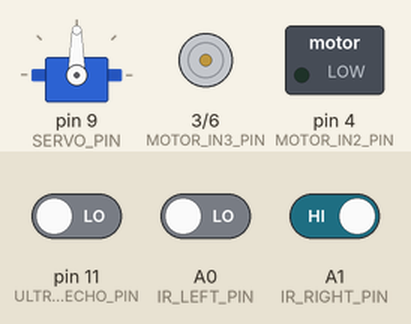
This sketch was run on a simulated Arduino Uno, built with avr-gcc and run on an emulated ATmega328P. On the bench: servo, motor-driver pin pairs drawn as motors (green arrow = first pin HIGH = forward, orange = second pin HIGH = backward, longer = more drive), switched loads named in the sketch (green lamp = pin HIGH). Inputs (shaded band) come from the test bench; at power-on: A0 (IR_LEFT_PIN) LOW, A1 (IR_RIGHT_PIN) HIGH, pin 11 (ULTRASONIC_ECHO_PIN) LOW. Pins used as bus, display or sensor lines are not drawn.

Above: at 1.2 s.
1.3 s: A0 (IR_LEFT_PIN) driven HIGH and A1 (IR_RIGHT_PIN) driven LOW
At 3.2 s:
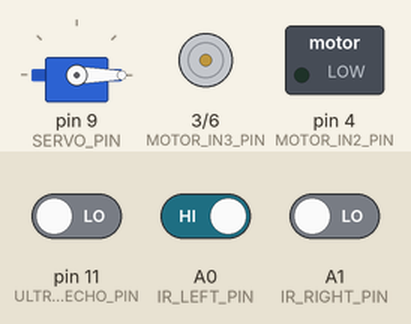
3.5 s: A1 (IR_RIGHT_PIN) driven HIGH
At 5.0 s:
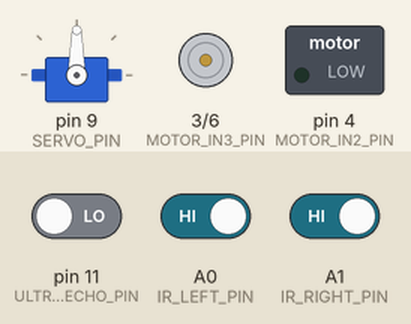
5.5 s: A0 (IR_LEFT_PIN) driven LOW
At 6.2 s:
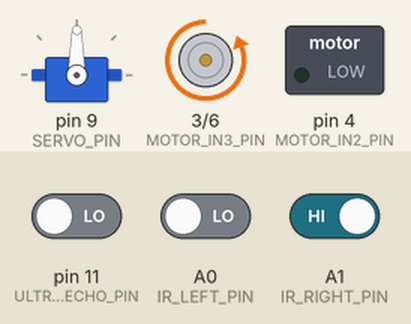
7.0 s: A0 (IR_LEFT_PIN) driven HIGH
At 7.5 s:
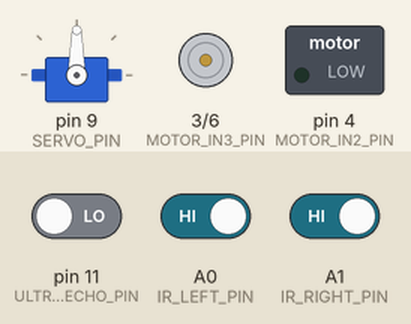
Timing chart, 0 to 9.5 s (numbered marks = the images above; inputs shaded):
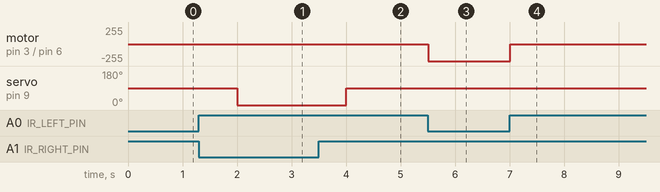

The sketch:

line_follow_V17.ino
```cpp
#include <Servo.h>

// Motor Pins
#define MOTOR_IN1_PIN 5
#define MOTOR_IN2_PIN 4
#define MOTOR_IN3_PIN 3
#define MOTOR_IN4_PIN 6


// Ultrasonic Sensor Pins
#define ULTRASONIC_TRIGGER_PIN 10
#define ULTRASONIC_ECHO_PIN 11

// Servo Motor Pin
#define SERVO_PIN 9

// Servo Angles
#define SERVO_OPEN_ANGLE 90
#define SERVO_CLOSE_ANGLE 0

// IR Sensor Pins
#define IR_RIGHT_PIN A1
#define IR_LEFT_PIN A0

// Distance Sensor Pin
#define DISTANCE_SENSOR_PIN 5

// Motor Speeds
#define MOTOR_SPEED_A 180 // Maximum speed for motor A
#define MOTOR_SPEED_B 180 // Maximum speed for motor B
#define MOTOR_LEFT_ROTATION_SPEED 190 // Maximum speed for left motor rotation
#define MOTOR_RIGHT_ROTATION_SPEED 190 // Minimum speed for right motor rotation

// Global Variables
int distanceThreshold = 1;
int distanceFront;
Servo gripperServo;

// Function Prototypes

void moveForward();
void moveBackward();
void turnRight();
void turnLeft();
void stopMoving();
long readDistance();
void closeGripper();
void openGripper();
void setup();
void loop();

void moveForward() {
    digitalWrite(MOTOR_IN1_PIN, LOW);
    digitalWrite(MOTOR_IN2_PIN, HIGH);
    digitalWrite(MOTOR_IN3_PIN, LOW);
    digitalWrite(MOTOR_IN4_PIN, HIGH);

}

void moveBackward() {
    digitalWrite(MOTOR_IN1_PIN, HIGH);
    digitalWrite(MOTOR_IN2_PIN, LOW);
    digitalWrite(MOTOR_IN3_PIN, HIGH);
    digitalWrite(MOTOR_IN4_PIN, LOW);
}

void turnRight() {
    digitalWrite(MOTOR_IN1_PIN, HIGH);
    digitalWrite(MOTOR_IN2_PIN, LOW);
    digitalWrite(MOTOR_IN3_PIN, LOW);
    digitalWrite(MOTOR_IN4_PIN, LOW);

}

void turnLeft() {
    digitalWrite(MOTOR_IN1_PIN, LOW);
    digitalWrite(MOTOR_IN2_PIN, LOW);
    digitalWrite(MOTOR_IN3_PIN, LOW);
    digitalWrite(MOTOR_IN4_PIN, HIGH);

}

void stopMoving() {
    digitalWrite(MOTOR_IN1_PIN, LOW);
    digitalWrite(MOTOR_IN2_PIN, LOW);
    digitalWrite(MOTOR_IN3_PIN, LOW);
    digitalWrite(MOTOR_IN4_PIN, LOW);

}

long readDistance() {
    digitalWrite(ULTRASONIC_TRIGGER_PIN, LOW);
    delayMicroseconds(2000);
    digitalWrite(ULTRASONIC_TRIGGER_PIN, HIGH);
    delayMicroseconds(10);
    long distanceCm = pulseIn(ULTRASONIC_ECHO_PIN, HIGH);
    return distanceCm / 29 / 2;
}

void closeGripper() {
    gripperServo.write(SERVO_CLOSE_ANGLE);
}

void openGripper() {
    gripperServo.write(SERVO_OPEN_ANGLE);
}

void setup() {
    pinMode(MOTOR_IN1_PIN, OUTPUT);
    pinMode(MOTOR_IN2_PIN, OUTPUT);
    pinMode(MOTOR_IN3_PIN, OUTPUT);
    pinMode(MOTOR_IN4_PIN, OUTPUT);
    pinMode(ULTRASONIC_TRIGGER_PIN, OUTPUT);
    pinMode(ULTRASONIC_ECHO_PIN, INPUT);
    pinMode(IR_LEFT_PIN, INPUT);
    pinMode(IR_RIGHT_PIN, INPUT);
    pinMode(DISTANCE_SENSOR_PIN, INPUT);

    gripperServo.attach(SERVO_PIN);
}


void loop() {

    distanceFront = readDistance();
    delay(500); // Introducing a delay for sensor stability

    int leftSensor = digitalRead(IR_LEFT_PIN);
    int rightSensor = digitalRead(IR_RIGHT_PIN);

    if (rightSensor == 0 && leftSensor == 1) {
        if (distanceFront > distanceThreshold) {
            moveForward();
        }
        else {
            stopMoving();
            delay(500); // Introducing a delay for gripper stability
            closeGripper();
        }
    } else if (rightSensor == 0 && leftSensor == 1) {
        turnRight();

    } else if (rightSensor == 1 && leftSensor == 0) {
        turnLeft();

    } else if (rightSensor == 1 && leftSensor == 1) {
        stopMoving();
        delay(500);
        openGripper();
    }
}
```

Measured:
- after the input at 1.3 s, motor on pin 3 (MOTOR_IN3_PIN) / pin 6 (MOTOR_IN4_PIN): stays stopped (without the input it goes to backward 255/255 after 0.20 s); servo on pin 9 (SERVO_PIN): 90° → 0° after 0.70 s
- after the input at 3.5 s, servo on pin 9 (SERVO_PIN): 0° → 90° after 0.50 s
- after the input at 5.5 s, motor on pin 3 (MOTOR_IN3_PIN) / pin 6 (MOTOR_IN4_PIN): stopped → backward 255/255 at once
- after the input at 7.0 s, motor on pin 3 (MOTOR_IN3_PIN) / pin 6 (MOTOR_IN4_PIN): backward 255/255 → stopped at once
